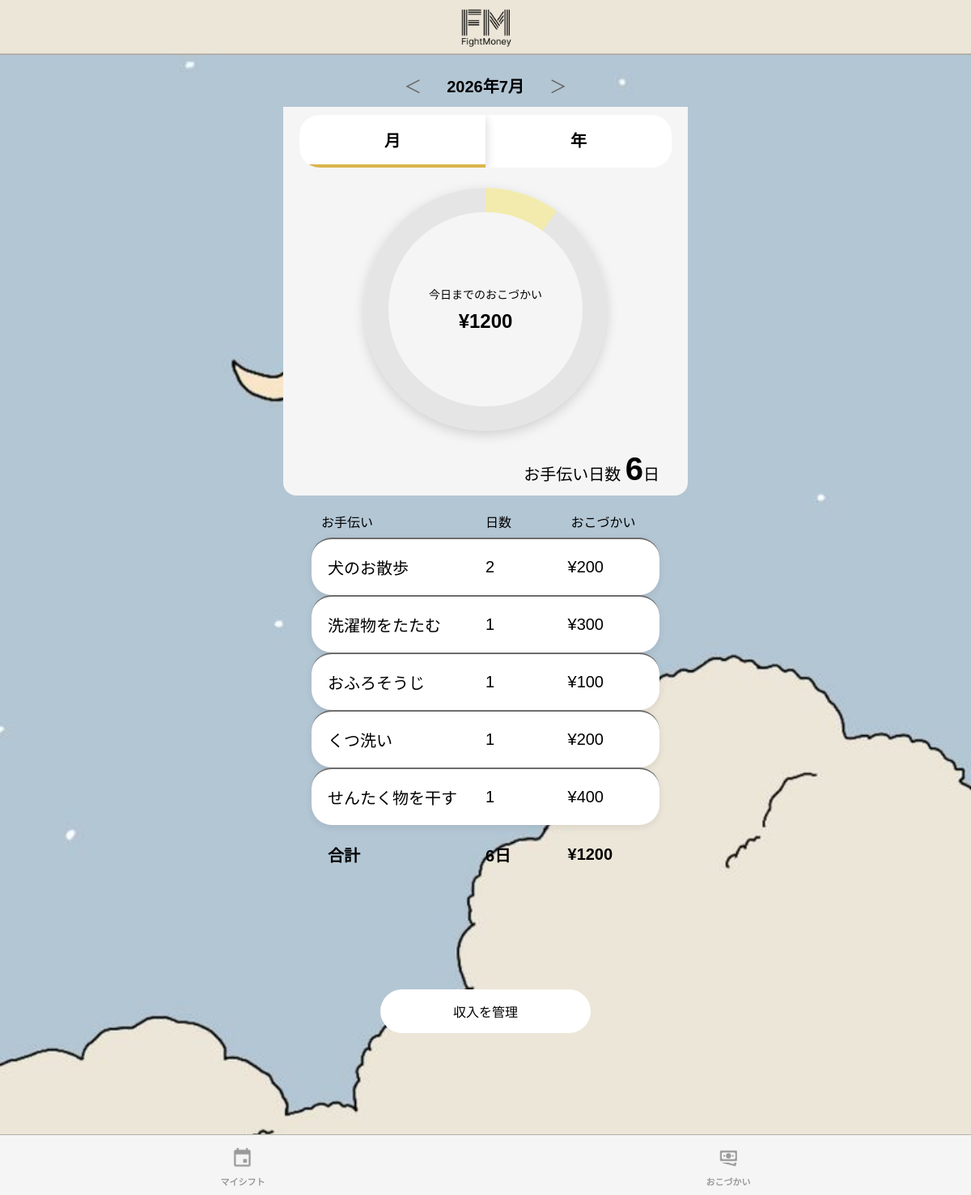
Screenshot of /money (signed in) with the database file from the repository.
### tables this page shows
CREATE TABLE help(
    id INTEGER PRIMARY KEY AUTOINCREMENT,
    family_id INTEGER,
    title TEXT NOT NULL,
    reward INTEGER
, color TEXT, is_deleted INTEGER DEFAULT 0);

### app.py (the view, shortened to what this page needs)
@app.route("/money")
def money():
    today = date.today()
    year = int(request.args.get("year", today.year))
    month = int(request.args.get("month", today.month))
    mode = request.args.get("mode", "month")
    conn = sqlite3.connect("app.db")
    conn.row_factory = sqlite3.Row
    cur = conn.cursor()
    if mode == "month":
        cur.execute("""
            SELECT
                h.title,
                COUNT(*) AS days,
                COUNT(*) * h.reward AS reward
            FROM help_log hl
            JOIN help h
            ON hl.help_id = h.id
            WHERE h.family_id = ?
            AND hl.status='approved'
            AND strftime('%Y', hl.done_date) = ?
            AND strftime('%m', hl.done_date) = ?
            GROUP BY h.id
        """, (
            session["family_id"],
            str(year),
            f"{month:02d}"
        ))
        help_list = cur.fetchall()
        total_days = sum(row["days"] for row in help_list)
        total_money = sum(row["reward"] for row in help_list)
    target = 12000
    conn.close()
    return render_template(
        "Money_child_1.html",
        help_list=help_list,
        total_days=total_days,
        total_money=total_money,
        target=target,
        mode=mode,
        year=year,
        month=month
    )

### templates/Money_child_1.html (shortened to what this page needs)
<!DOCTYPE html>
<html lang="ja">
<head>
	<link rel="stylesheet" href="{{url_for('static',filename='Money_child_1.css')}}?v=20260717">
</head>
<body>
	<div class="container">
		<header>
			<img src="{{ url_for('static', filename='images/logo.png') }}" alt="ロゴ" class="logo">
		</header>
			<div class="month-bar">
				<button id="prevMonth">＜</button>
				<div class="month">
					{{year}}年{{month}}月
				</div>
				<button id="nextMonth">＞</button>
			</div>
		<div class="top-area">
			<div class="tab">
				<button id="monthBtn" class="{% if mode == 'month' %}active{% endif %}">月</button>
				<button id="yearBtn"class="{% if mode == 'year' %}active{% endif %}">年</button>
			</div>
			<div class="circle">
				<div class="inner-circle">
					<p>今日までのおこづかい</p>
					<h2>¥{{total_money}}</h2>
				</div>
			</div>
			<div class="work-count">
				お手伝い日数
				<span>{{total_days}}</span>日
			</div>
		</div>
		<div class="list">
			<div class="koumoku">
				<div>お手伝い</div>
				<div>日数</div>
				<div class="okozu">おこづかい</div>
			</div>
		{% if mode == "month" %}
    			{% for help in help_list %}
    			<div class="item">
       			<div>{{help["title"]}}</div>
        			<div>{{help["days"]}}</div>
        			<div>¥{{help["reward"]}}</div>
    			</div>
   			{% endfor %}
		{% endif %}
		</div>
		<div class="total">
			<div>合計</div>
			<div>{{total_days}}日</div>
			<div>¥{{total_money}}</div>
		</div>
	</div>
	<button class="money-btn" onclick="location.href='/add_money'">
		収入を管理
	</button>
	<footer class="bottom-nav">
		<a href="{{url_for('home')}}">
			<img src="{{url_for('static',filename='images/clender.png')}}" alt="マイシフト" class="myshift">
			<p>マイシフト</p>
		</a>
		<a href="{{url_for('money')}}">
			<img src="{{url_for('static',filename='images/money.png')}}" alt="おこづかい" class="okane">
			<p>おこづかい</p>
		</a>
	</footer>
</body>
</html>

### static/Money_child_1.css (style rules this page uses)
* { box-sizing: border-box; }
html, body { width: 100%; margin: 0; padding: 0; overflow-x: hidden; }
body { background: url("child.JPG"); background-size: cover; background-position: center; background-repeat: no-repeat; font-family: sans-serif; min-height: 100vh; padding-bottom: 100px; }
.container { width: 100%; margin: 0 auto; min-height: 100vh; padding-bottom: 120px; }
header { width: 100%; height: 68px; padding: 8px 12px; display: flex; align-items: center; justify-content: center; background: #ECE6D8; border-bottom: 2px solid #b2b0aa; }
.logo { width: 70px; height: auto; display: block; }
.month-bar { width: 100%; max-width: 500px; margin: 0 auto; display: flex; justify-content: center; align-items: center; gap: 25px; padding: 20px 12px 10px; }
.month { text-align: center; font-size: 20px; font-weight: bold; padding: 0; }
.month-bar button { border: none; background: transparent; font-size: 22px; cursor: pointer; color: #666; }
.top-area { width: calc(100% - 24px); max-width: 500px; margin: 0 auto; background: #f5f5f5; padding: 10px 0; border-radius: 0 0 16px 16px; }
.tab { display: flex; margin: 0 20px; background: white; border-radius: 25px; overflow: hidden; }
.tab button { flex: 1; border: none; background: white; padding: 16px; font-size: 20px; font-weight: bold; border-bottom: 4px solid transparent; transition: all 0.2s ease; cursor: pointer; }
.tab button.active { border-bottom: 4px solid #d9b54d; box-shadow: 0 4px 12px rgba(0,0,0,0.18); position: relative; z-index: 1; }
.circle { width: min(300px, 78vw); aspect-ratio: 1 / 1; border-radius: 50%; display: flex; justify-content: center; align-items: center; margin: 25px auto; box-shadow: 0 5px 15px rgba(0,0,0,0.15); }
.inner-circle { width: 80%; aspect-ratio: 1 / 1; background: #f5f5f5; border-radius: 50%; display: flex; flex-direction: column; justify-content: center; align-items: center; text-align: center; }
.inner-circle p { margin: 0; font-size: 14px; }
.inner-circle h2 { font-size: 24px; margin: 10px 0 0; }
.work-count { width: calc(100% - 40px); max-width: 430px; text-align: right; font-size: 20px; margin: 15px auto 0; }
.work-count span { font-size: 40px; font-weight: bold; }
.list { width: 100%; padding: 20px 12px 10px; }
.koumoku, .item, .total { width: 100%; max-width: 430px; margin-left: auto; margin-right: auto; display: grid; grid-template-columns: minmax(0, 2fr) 1fr 1fr; align-items: center; column-gap: 8px; }
.koumoku { border-radius: 25px; font-size: 16px; padding: 0 12px 8px; }
.okozu { font-size: 16px; }
.item { background: white; border-radius: 25px; padding: 20px; border-top: 2px solid #6d6d6c; box-shadow: 0 3px 10px rgba(0,0,0,0.08); font-size: 20px; }
.total { font-weight: bold; border-radius: 25px; padding: 12px 20px; font-size: 20px; }
.money-btn { width: 50%; max-width: 260px; display: block; margin: 20px auto 100px; padding: 15px; border: none; border-radius: 30px; font-size: 16px; background: white; cursor: pointer; }
.bottom-nav { position: fixed; left: 0; bottom: 0; width: 100%; height: 75px; background: #f5f5f5; display: flex; justify-content: space-around; padding: 8px 0; border-top: 1px solid #b2b0aa; z-index: 100; }
.bottom-nav a { text-decoration: none; color: #999; text-align: center; display: flex; flex-direction: column; align-items: center; justify-content: center; }
.bottom-nav img { width: 36px; height: 36px; object-fit: contain; display: block; margin: 0 auto 3px; }
.bottom-nav p { margin: 0; font-size: 11px; font-weight: bold; }

### rows the page displays
help: title "犬のお散歩", days "2", reward "200"
help: title "洗濯物をたたむ", days "1", reward "300"
help: title "おふろそうじ", days "1", reward "100"
help: title "くつ洗い", days "1", reward "200"
help: title "せんたく物を干す", days "1", reward "400"

### other values shown
{{ year }} "2026"
{{ month }} "7"
{{ total_money }} "1200"
{{ total_days }} "6"
